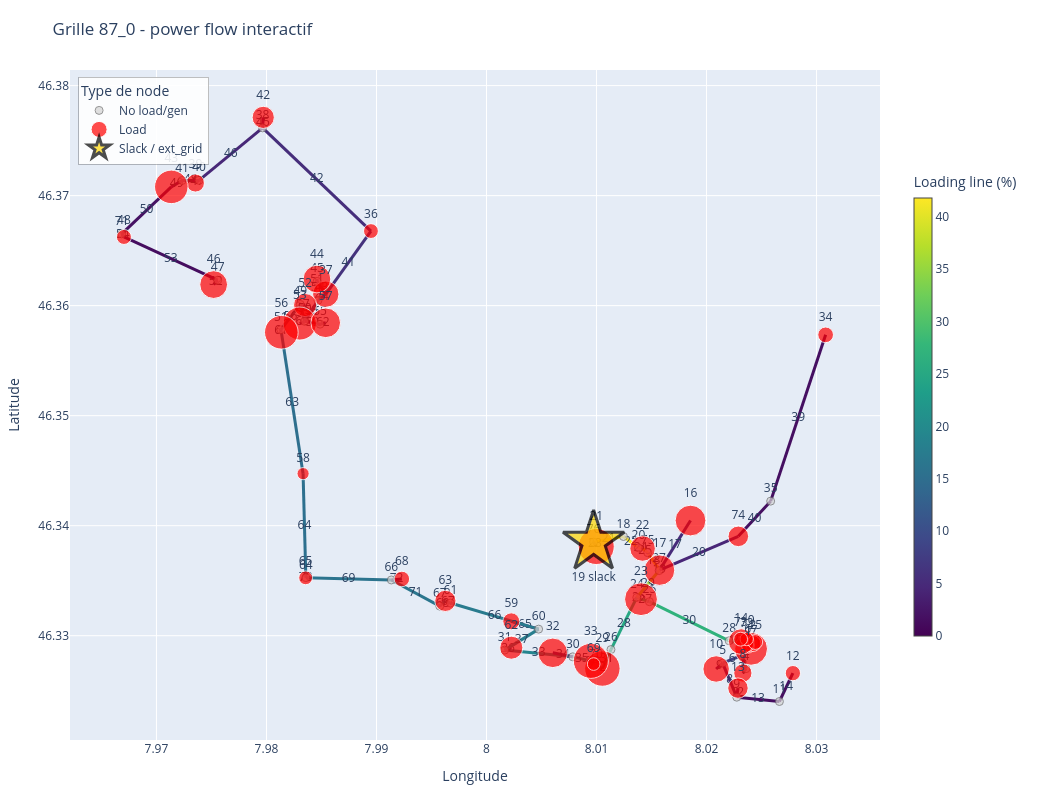

This figure's notebook cell:
### Markdown cell above
# Grille 87_0

Visualisation longitude/latitude avec slack node, loads, generateurs, numeros des nodes, numeros des edges et chargement des lignes apres power flow.

### Code cell
import re
import pandas as pd
import pandapower as pp
import plotly.graph_objects as go
import plotly.io as pio
from plotly.colors import sample_colorscale

pio.renderers.default = "vscode"

grid_file = "/Users/jadlostan/Documents/GitHub/Swiss-PDGs/grids/pandapower_data/MV/87_0_grid.xlsx"
nodes_file = "nodes_valais.csv"
grid_id = "87_0"

net = pp.from_excel(grid_file)
pp.runpp(net)

nodes = pd.read_csv(nodes_file)

def id_to_str(value):
    return str(int(value)) if float(value).is_integer() else str(value)

def node_id_from_bus_name(name):
    match = re.search(r"_node_(.+)$", str(name))
    return match.group(1) if match else None

nodes_grid = nodes[nodes["grid_id"] == grid_id].dropna(subset=["osmid", "longitude", "latitude"]).copy()
nodes_grid["node_id"] = nodes_grid["osmid"].apply(id_to_str)
node_lookup = nodes_grid.drop_duplicates("node_id").set_index("node_id")[["longitude", "latitude"]]

bus_plot = net.bus.copy()
bus_plot["bus_index"] = bus_plot.index
bus_plot["node_id"] = bus_plot["name"].apply(node_id_from_bus_name)
bus_plot = bus_plot.join(node_lookup, on="node_id")
bus_plot = bus_plot.dropna(subset=["longitude", "latitude"]).set_index("bus_index")

load_by_bus = net.load[net.load["in_service"]].groupby("bus")["p_mw"].sum()
gen_by_bus = pd.Series(dtype=float)
if len(net.sgen):
    gen_by_bus = pd.concat([gen_by_bus, net.sgen[net.sgen["in_service"]].groupby("bus")["p_mw"].sum()])
if len(net.gen):
    gen_by_bus = pd.concat([gen_by_bus, net.gen[net.gen["in_service"]].groupby("bus")["p_mw"].sum()])
if len(gen_by_bus):
    gen_by_bus = gen_by_bus.groupby(level=0).sum()

slack_buses = set(net.ext_grid[net.ext_grid["in_service"]]["bus"].astype(int))
ext_grid_by_bus = {}
for ext_idx, ext in net.ext_grid[net.ext_grid["in_service"]].iterrows():
    ext_grid_by_bus[int(ext["bus"])] = (
        float(net.res_ext_grid.loc[ext_idx, "p_mw"]),
        float(net.res_ext_grid.loc[ext_idx, "q_mvar"]),
    )
max_load = max(load_by_bus.max(), 1e-9) if len(load_by_bus) else 1
max_gen = max(gen_by_bus.max(), 1e-9) if len(gen_by_bus) else 1

fig = go.Figure()
max_loading = max(float(net.res_line["loading_percent"].max()), 1)

for line_idx, line in net.line.iterrows():
    from_bus = int(line["from_bus"])
    to_bus = int(line["to_bus"])
    if from_bus not in bus_plot.index or to_bus not in bus_plot.index:
        continue

    x = [bus_plot.loc[from_bus, "longitude"], bus_plot.loc[to_bus, "longitude"]]
    y = [bus_plot.loc[from_bus, "latitude"], bus_plot.loc[to_bus, "latitude"]]
    loading = float(net.res_line.loc[line_idx, "loading_percent"])
    line_color = sample_colorscale("Viridis", loading / max_loading)[0]
    x_mid = (x[0] + x[1]) / 2
    y_mid = (y[0] + y[1]) / 2

    fig.add_trace(
        go.Scatter(
            x=[x[0], x_mid, x[1]],
            y=[y[0], y_mid, y[1]],
            mode="lines+text",
            text=[None, str(line_idx), None],
            textposition="middle center",
            line=dict(color=line_color, width=3),
            customdata=[loading, loading],
            hovertemplate=f"edge {line_idx}<br>loading: {loading:.2f}%<extra></extra>",
            showlegend=False,
        )
    )

# Invisible colorbar trace for the line loading scale.
fig.add_trace(
    go.Scatter(
        x=[None],
        y=[None],
        mode="markers",
        marker=dict(
            colorscale="Viridis",
            cmin=0,
            cmax=max_loading,
            color=[0],
            colorbar=dict(
                title="Loading line (%)",
                x=1.03,
                y=0.50,
                len=0.72,
                thickness=18,
            ),
            showscale=True,
        ),
        hoverinfo="skip",
        showlegend=False,
    )
)

plain = []
loads = []
gens = []
slacks = []

for bus_idx, row in bus_plot.iterrows():
    load = float(load_by_bus.get(bus_idx, 0.0))
    gen = float(gen_by_bus.get(bus_idx, 0.0)) if len(gen_by_bus) else 0.0
    ext_p, ext_q = ext_grid_by_bus.get(bus_idx, (0.0, 0.0))
    item = dict(bus_idx=bus_idx, lon=row["longitude"], lat=row["latitude"], load=load, gen=gen, ext_p=ext_p, ext_q=ext_q)
    if bus_idx in slack_buses:
        slacks.append(item)
    elif gen > 0:
        gens.append(item)
    elif load > 0:
        loads.append(item)
    else:
        plain.append(item)

def add_bus_trace(items, name, color, symbol, size_fn, line_color="white", line_width=1):
    if not items:
        return
    fig.add_trace(
        go.Scatter(
            x=[item["lon"] for item in items],
            y=[item["lat"] for item in items],
            mode="markers+text",
            text=[f"{item['bus_idx']} slack" if name.startswith("Slack") else str(item["bus_idx"]) for item in items],
            textposition="bottom center" if name.startswith("Slack") else "top center",
            marker=dict(
                symbol=symbol,
                size=[size_fn(item) for item in items],
                color=color,
                line=dict(color=line_color, width=line_width),
            ),
            customdata=[[item["bus_idx"], item["load"], item["gen"], item["ext_p"], item["ext_q"]] for item in items],
            hovertemplate=(
                "bus %{customdata[0]}<br>"
                "load: %{customdata[1]:.4f} MW<br>"
                "gen/sgen: %{customdata[2]:.4f} MW<br>"
                "ext_grid P: %{customdata[3]:.4f} MW<br>"
                "ext_grid Q: %{customdata[4]:.4f} Mvar"
                "<extra></extra>"
            ),
            name=name,
        )
    )

add_bus_trace(plain, "No load/gen", "lightgray", "circle", lambda item: 8, line_color="dimgray", line_width=1)
add_bus_trace(loads, "Load", "red", "circle", lambda item: 8 + 28 * item["load"] / max_load, line_color="white", line_width=1)
add_bus_trace(gens, "Generator", "green", "circle", lambda item: 12 + 28 * item["gen"] / max_gen, line_color="white", line_width=1)
add_bus_trace(slacks, "Slack / ext_grid", "gold", "star", lambda item: 46, line_color="black", line_width=3)

fig.update_layout(
    title="Grille 87_0 - power flow interactif",
    width=1050,
    height=800,
    xaxis_title="Longitude",
    yaxis_title="Latitude",
    dragmode="zoom",
    hovermode="closest",
    margin=dict(l=70, r=170, t=70, b=60),
    legend=dict(
        title="Type de node",
        x=0.01,
        y=0.99,
        xanchor="left",
        yanchor="top",
        bgcolor="rgba(255,255,255,0.88)",
        bordercolor="rgba(0,0,0,0.25)",
        borderwidth=1,
    ),
)
fig.update_yaxes(scaleanchor="x", scaleratio=1)
fig.show()

print("Power flow converged:", net.converged)
print("Max line loading (%):", net.res_line["loading_percent"].max())

### Figure 1 — Plotly figure (JSON) as saved in the notebook; plotly's stock layout.template omitted (floating-point values rounded to 4 significant figures; data arrays with more than 128 entries replaced by an {"elided": "..."} marker saying what was removed)
{"data": [{"customdata": [18.63, 18.63], "hovertemplate": "edge 0<br>loading: 18.63%<extra></extra>", "line": {"color": "rgb(38, 130, 142)", "width": 3}, "mode": "lines+text", "showlegend": false, "text": [null, "0", null], "textposition": "middle center", "type": "scatter", "x": [8.024, 8.024, 8.024], "y": [46.33, 46.33, 46.33]}, {"customdata": [3.192, 3.192], "hovertemplate": "edge 1<br>loading: 3.19%<extra></extra>", "line": {"color": "rgb(71, 28, 109)", "width": 3}, "mode": "lines+text", "showlegend": false, "text": [null, "1", null], "textposition": "middle center", "type": "scatter", "x": [8.024, 8.024, 8.024], "y": [46.33, 46.33, 46.33]}, {"customdata": [10.61, 10.61], "hovertemplate": "edge 2<br>loading: 10.61%<extra></extra>", "line": {"color": "rgb(58, 82, 138)", "width": 3}, "mode": "lines+text", "showlegend": false, "text": [null, "2", null], "textposition": "middle center", "type": "scatter", "x": [8.024, 8.024, 8.023], "y": [46.33, 46.33, 46.33]}, {"customdata": [19.65, 19.65], "hovertemplate": "edge 3<br>loading: 19.65%<extra></extra>", "line": {"color": "rgb(36, 136, 141)", "width": 3}, "mode": "lines+text", "showlegend": false, "text": [null, "3", null], "textposition": "middle center", "type": "scatter", "x": [8.024, 8.024, 8.024], "y": [46.33, 46.33, 46.33]}, {"customdata": [1.471, 1.471], "hovertemplate": "edge 4<br>loading: 1.47%<extra></extra>", "line": {"color": "rgb(69, 13, 95)", "width": 3}, "mode": "lines+text", "showlegend": false, "text": [null, "4", null], "textposition": "middle center", "type": "scatter", "x": [8.024, 8.024, 8.024], "y": [46.33, 46.33, 46.33]}, {"customdata": [2.191, 2.191], "hovertemplate": "edge 5<br>loading: 2.19%<extra></extra>", "line": {"color": "rgb(70, 19, 101)", "width": 3}, "mode": "lines+text", "showlegend": false, "text": [null, "5", null], "textposition": "middle center", "type": "scatter", "x": [8.023, 8.023, 8.024], "y": [46.33, 46.33, 46.33]}, {"customdata": [7.982, 7.982], "hovertemplate": "edge 6<br>loading: 7.98%<extra></extra>", "line": {"color": "rgb(65, 64, 132)", "width": 3}, "mode": "lines+text", "showlegend": false, "text": [null, "6", null], "textposition": "middle center", "type": "scatter", "x": [8.023, 8.022, 8.021], "y": [46.33, 46.33, 46.33]}, {"customdata": [2.296, 2.296], "hovertemplate": "edge 7<br>loading: 2.30%<extra></extra>", "line": {"color": "rgb(70, 20, 102)", "width": 3}, "mode": "lines+text", "showlegend": false, "text": [null, "7", null], "textposition": "middle center", "type": "scatter", "x": [8.024, 8.023, 8.023], "y": [46.33, 46.33, 46.33]}, {"customdata": [4.098, 4.098], "hovertemplate": "edge 8<br>loading: 4.10%<extra></extra>", "line": {"color": "rgb(72, 35, 116)", "width": 3}, "mode": "lines+text", "showlegend": false, "text": [null, "8", null], "textposition": "middle center", "type": "scatter", "x": [8.021, 8.022, 8.023], "y": [46.33, 46.33, 46.32]}, {"customdata": [3.96, 3.96], "hovertemplate": "edge 9<br>loading: 3.96%<extra></extra>", "line": {"color": "rgb(71, 34, 115)", "width": 3}, "mode": "lines+text", "showlegend": false, "text": [null, "9", null], "textposition": "middle center", "type": "scatter", "x": [8.021, 8.021, 8.021], "y": [46.33, 46.33, 46.33]}, {"customdata": [21.67, 21.67], "hovertemplate": "edge 10<br>loading: 21.67%<extra></extra>", "line": {"color": "rgb(33, 149, 139)", "width": 3}, "mode": "lines+text", "showlegend": false, "text": [null, "10", null], "textposition": "middle center", "type": "scatter", "x": [8.024, 8.023, 8.023], "y": [46.33, 46.33, 46.33]}, {"customdata": [1.473, 1.473], "hovertemplate": "edge 11<br>loading: 1.47%<extra></extra>", "line": {"color": "rgb(69, 13, 95)", "width": 3}, "mode": "lines+text", "showlegend": false, "text": [null, "11", null], "textposition": "middle center", "type": "scatter", "x": [8.024, 8.024, 8.024], "y": [46.33, 46.33, 46.33]}, {"customdata": [2.796, 2.796], "hovertemplate": "edge 12<br>loading: 2.80%<extra></extra>", "line": {"color": "rgb(70, 24, 106)", "width": 3}, "mode": "lines+text", "showlegend": false, "text": [null, "12", null], "textposition": "middle center", "type": "scatter", "x": [8.023, 8.023, 8.023], "y": [46.32, 46.32, 46.33]}, {"customdata": [1.519, 1.519], "hovertemplate": "edge 13<br>loading: 1.52%<extra></extra>", "line": {"color": "rgb(69, 14, 96)", "width": 3}, "mode": "lines+text", "showlegend": false, "text": [null, "13", null], "textposition": "middle center", "type": "scatter", "x": [8.023, 8.025, 8.027], "y": [46.32, 46.32, 46.32]}, {"customdata": [1.558, 1.558], "hovertemplate": "edge 14<br>loading: 1.56%<extra></extra>", "line": {"color": "rgb(69, 14, 96)", "width": 3}, "mode": "lines+text", "showlegend": false, "text": [null, "14", null], "textposition": "middle center", "type": "scatter", "x": [8.027, 8.027, 8.028], "y": [46.32, 46.33, 46.33]}, {"customdata": [2.411, 2.411], "hovertemplate": "edge 15<br>loading: 2.41%<extra></extra>", "line": {"color": "rgb(70, 21, 103)", "width": 3}, "mode": "lines+text", "showlegend": false, "text": [null, "15", null], "textposition": "middle center", "type": "scatter", "x": [8.023, 8.023, 8.023], "y": [46.33, 46.33, 46.33]}, {"customdata": [26.87, 26.87], "hovertemplate": "edge 16<br>loading: 26.87%<extra></extra>", "line": {"color": "rgb(48, 178, 124)", "width": 3}, "mode": "lines+text", "showlegend": false, "text": [null, "16", null], "textposition": "middle center", "type": "scatter", "x": [8.023, 8.023, 8.022], "y": [46.33, 46.33, 46.33]}, {"customdata": [5.085, 5.085], "hovertemplate": "edge 17<br>loading: 5.08%<extra></extra>", "line": {"color": "rgb(71, 43, 122)", "width": 3}, "mode": "lines+text", "showlegend": false, "text": [null, "17", null], "textposition": "middle center", "type": "scatter", "x": [8.019, 8.017, 8.016], "y": [46.34, 46.34, 46.34]}, {"customdata": [40.08, 40.08], "hovertemplate": "edge 18<br>loading: 40.08%<extra></extra>", "line": {"color": "rgb(226, 228, 39)", "width": 3}, "mode": "lines+text", "showlegend": false, "text": [null, "18", null], "textposition": "middle center", "type": "scatter", "x": [8.016, 8.015, 8.015], "y": [46.34, 46.34, 46.34]}, {"customdata": [35.74, 35.74], "hovertemplate": "edge 19<br>loading: 35.74%<extra></extra>", "line": {"color": "rgb(159, 217, 57)", "width": 3}, "mode": "lines+text", "showlegend": false, "text": [null, "19", null], "textposition": "middle center", "type": "scatter", "x": [8.016, 8.016, 8.016], "y": [46.34, 46.34, 46.34]}, {"customdata": [4.453, 4.453], "hovertemplate": "edge 20<br>loading: 4.45%<extra></extra>", "line": {"color": "rgb(72, 38, 119)", "width": 3}, "mode": "lines+text", "showlegend": false, "text": [null, "20", null], "textposition": "middle center", "type": "scatter", "x": [8.016, 8.019, 8.023], "y": [46.34, 46.34, 46.34]}, {"customdata": [41.77, 41.77], "hovertemplate": "edge 21<br>loading: 41.77%<extra></extra>", "line": {"color": "rgb(252, 231, 37)", "width": 3}, "mode": "lines+text", "showlegend": false, "text": [null, "21", null], "textposition": "middle center", "type": "scatter", "x": [8.012, 8.011, 8.01], "y": [46.34, 46.34, 46.34]}, {"customdata": [41.8, 41.8], "hovertemplate": "edge 22<br>loading: 41.80%<extra></extra>", "line": {"color": "rgb(253, 231, 37)", "width": 3}, "mode": "lines+text", "showlegend": false, "text": [null, "22", null], "textposition": "middle center", "type": "scatter", "x": [8.012, 8.013, 8.014], "y": [46.34, 46.34, 46.34]}, {"customdata": [5.951, 5.951], "hovertemplate": "edge 23<br>loading: 5.95%<extra></extra>", "line": {"color": "rgb(69, 49, 125)", "width": 3}, "mode": "lines+text", "showlegend": false, "text": [null, "23", null], "textposition": "middle center", "type": "scatter", "x": [8.01, 8.01, 8.01], "y": [46.34, 46.34, 46.34]}, {"customdata": [41.8, 41.8], "hovertemplate": "edge 24<br>loading: 41.80%<extra></extra>", "line": {"color": "rgb(253, 231, 37)", "width": 3}, "mode": "lines+text", "showlegend": false, "text": [null, "24", null], "textposition": "middle center", "type": "scatter", "x": [8.014, 8.014, 8.014], "y": [46.34, 46.34, 46.34]}, {"customdata": [40.52, 40.52], "hovertemplate": "edge 25<br>loading: 40.52%<extra></extra>", "line": {"color": "rgb(233, 229, 39)", "width": 3}, "mode": "lines+text", "showlegend": false, "text": [null, "25", null], "textposition": "middle center", "type": "scatter", "x": [8.014, 8.014, 8.015], "y": [46.34, 46.34, 46.34]}, {"customdata": [31.98, 31.98], "hovertemplate": "edge 26<br>loading: 31.98%<extra></extra>", "line": {"color": "rgb(103, 203, 92)", "width": 3}, "mode": "lines+text", "showlegend": false, "text": [null, "26", null], "textposition": "middle center", "type": "scatter", "x": [8.014, 8.014, 8.014], "y": [46.33, 46.33, 46.33]}, {"customdata": [26.69, 26.69], "hovertemplate": "edge 27<br>loading: 26.69%<extra></extra>", "line": {"color": "rgb(47, 177, 125)", "width": 3}, "mode": "lines+text", "showlegend": false, "text": [null, "27", null], "textposition": "middle center", "type": "scatter", "x": [8.014, 8.014, 8.015], "y": [46.33, 46.33, 46.33]}, {"customdata": [24.83, 24.83], "hovertemplate": "edge 28<br>loading: 24.83%<extra></extra>", "line": {"color": "rgb(39, 167, 131)", "width": 3}, "mode": "lines+text", "showlegend": false, "text": [null, "28", null], "textposition": "middle center", "type": "scatter", "x": [8.014, 8.012, 8.011], "y": [46.33, 46.33, 46.33]}, {"customdata": [35.78, 35.78], "hovertemplate": "edge 29<br>loading: 35.78%<extra></extra>", "line": {"color": "rgb(160, 217, 56)", "width": 3}, "mode": "lines+text", "showlegend": false, "text": [null, "29", null], "textposition": "middle center", "type": "scatter", "x": [8.014, 8.015, 8.016], "y": [46.33, 46.33, 46.34]}, {"customdata": [26.86, 26.86], "hovertemplate": "edge 30<br>loading: 26.86%<extra></extra>", "line": {"color": "rgb(48, 178, 124)", "width": 3}, "mode": "lines+text", "showlegend": false, "text": [null, "30", null], "textposition": "middle center", "type": "scatter", "x": [8.015, 8.018, 8.022], "y": [46.33, 46.33, 46.33]}, {"customdata": [24.56, 24.56], "hovertemplate": "edge 31<br>loading: 24.56%<extra></extra>", "line": {"color": "rgb(37, 165, 132)", "width": 3}, "mode": "lines+text", "showlegend": false, "text": [null, "31", null], "textposition": "middle center", "type": "scatter", "x": [8.011, 8.011, 8.011], "y": [46.33, 46.33, 46.33]}, {"customdata": [22.82, 22.82], "hovertemplate": "edge 32<br>loading: 22.82%<extra></extra>", "line": {"color": "rgb(32, 156, 137)", "width": 3}, "mode": "lines+text", "showlegend": false, "text": [null, "32", null], "textposition": "middle center", "type": "scatter", "x": [8.011, 8.01, 8.01], "y": [46.33, 46.33, 46.33]}, {"customdata": [18.98, 18.98], "hovertemplate": "edge 33<br>loading: 18.98%<extra></extra>", "line": {"color": "rgb(37, 132, 142)", "width": 3}, "mode": "lines+text", "showlegend": false, "text": [null, "33", null], "textposition": "middle center", "type": "scatter", "x": [8.008, 8.005, 8.002], "y": [46.33, 46.33, 46.33]}, {"customdata": [4.827, 4.827], "hovertemplate": "edge 34<br>loading: 4.83%<extra></extra>", "line": {"color": "rgb(72, 41, 121)", "width": 3}, "mode": "lines+text", "showlegend": false, "text": [null, "34", null], "textposition": "middle center", "type": "scatter", "x": [8.008, 8.007, 8.006], "y": [46.33, 46.33, 46.33]}, {"customdata": [20.27, 20.27], "hovertemplate": "edge 35<br>loading: 20.27%<extra></extra>", "line": {"color": "rgb(35, 140, 140)", "width": 3}, "mode": "lines+text", "showlegend": false, "text": [null, "35", null], "textposition": "middle center", "type": "scatter", "x": [8.008, 8.009, 8.009], "y": [46.33, 46.33, 46.33]}, {"customdata": [3.225, 3.225], "hovertemplate": "edge 36<br>loading: 3.23%<extra></extra>", "line": {"color": "rgb(71, 28, 109)", "width": 3}, "mode": "lines+text", "showlegend": false, "text": [null, "36", null], "textposition": "middle center", "type": "scatter", "x": [8.002, 8.002, 8.002], "y": [46.33, 46.33, 46.33]}, {"customdata": [17.94, 17.94], "hovertemplate": "edge 37<br>loading: 17.94%<extra></extra>", "line": {"color": "rgb(40, 126, 142)", "width": 3}, "mode": "lines+text", "showlegend": false, "text": [null, "37", null], "textposition": "middle center", "type": "scatter", "x": [8.002, 8.003, 8.005], "y": [46.33, 46.33, 46.33]}, {"customdata": [22.48, 22.48], "hovertemplate": "edge 38<br>loading: 22.48%<extra></extra>", "line": {"color": "rgb(32, 154, 138)", "width": 3}, "mode": "lines+text", "showlegend": false, "text": [null, "38", null], "textposition": "middle center", "type": "scatter", "x": [8.009, 8.01, 8.01], "y": [46.33, 46.33, 46.33]}, {"customdata": [1.717, 1.717], "hovertemplate": "edge 39<br>loading: 1.72%<extra></extra>", "line": {"color": "rgb(69, 15, 97)", "width": 3}, "mode": "lines+text", "showlegend": false, "text": [null, "39", null], "textposition": "middle center", "type": "scatter", "x": [8.031, 8.028, 8.026], "y": [46.36, 46.35, 46.34]}, {"customdata": [1.627, 1.627], "hovertemplate": "edge 40<br>loading: 1.63%<extra></extra>", "line": {"color": "rgb(69, 15, 97)", "width": 3}, "mode": "lines+text", "showlegend": false, "text": [null, "40", null], "textposition": "middle center", "type": "scatter", "x": [8.026, 8.024, 8.023], "y": [46.34, 46.34, 46.34]}, {"customdata": [6.022, 6.022], "hovertemplate": "edge 41<br>loading: 6.02%<extra></extra>", "line": {"color": "rgb(69, 50, 125)", "width": 3}, "mode": "lines+text", "showlegend": false, "text": [null, "41", null], "textposition": "middle center", "type": "scatter", "x": [7.989, 7.987, 7.985], "y": [46.37, 46.36, 46.36]}, {"customdata": [5.523, 5.523], "hovertemplate": "edge 42<br>loading: 5.52%<extra></extra>", "line": {"color": "rgb(70, 46, 123)", "width": 3}, "mode": "lines+text", "showlegend": false, "text": [null, "42", null], "textposition": "middle center", "type": "scatter", "x": [7.989, 7.985, 7.98], "y": [46.37, 46.37, 46.38]}, {"customdata": [4.454, 4.454], "hovertemplate": "edge 43<br>loading: 4.45%<extra></extra>", "line": {"color": "rgb(72, 38, 119)", "width": 3}, "mode": "lines+text", "showlegend": false, "text": [null, "43", null], "textposition": "middle center", "type": "scatter", "x": [7.985, 7.985, 7.985], "y": [46.36, 46.36, 46.36]}, {"customdata": [8.918, 8.918], "hovertemplate": "edge 44<br>loading: 8.92%<extra></extra>", "line": {"color": "rgb(63, 70, 136)", "width": 3}, "mode": "lines+text", "showlegend": false, "text": [null, "44", null], "textposition": "middle center", "type": "scatter", "x": [7.985, 7.985, 7.985], "y": [46.36, 46.36, 46.36]}, {"customdata": [3.073, 3.073], "hovertemplate": "edge 45<br>loading: 3.07%<extra></extra>", "line": {"color": "rgb(71, 27, 108)", "width": 3}, "mode": "lines+text", "showlegend": false, "text": [null, "45", null], "textposition": "middle center", "type": "scatter", "x": [7.98, 7.98, 7.98], "y": [46.38, 46.38, 46.38]}, {"customdata": [4.614, 4.614], "hovertemplate": "edge 46<br>loading: 4.61%<extra></extra>", "line": {"color": "rgb(72, 40, 120)", "width": 3}, "mode": "lines+text", "showlegend": false, "text": [null, "46", null], "textposition": "middle center", "type": "scatter", "x": [7.98, 7.977, 7.974], "y": [46.38, 46.37, 46.37]}, {"customdata": [2.286, 2.286], "hovertemplate": "edge 47<br>loading: 2.29%<extra></extra>", "line": {"color": "rgb(70, 20, 102)", "width": 3}, "mode": "lines+text", "showlegend": false, "text": [null, "47", null], "textposition": "middle center", "type": "scatter", "x": [7.974, 7.974, 7.974], "y": [46.37, 46.37, 46.37]}, {"customdata": [3.876, 3.876], "hovertemplate": "edge 48<br>loading: 3.88%<extra></extra>", "line": {"color": "rgb(71, 34, 114)", "width": 3}, "mode": "lines+text", "showlegend": false, "text": [null, "48", null], "textposition": "middle center", "type": "scatter", "x": [7.974, 7.973, 7.972], "y": [46.37, 46.37, 46.37]}, {"customdata": [3.891, 3.891], "hovertemplate": "edge 49<br>loading: 3.89%<extra></extra>", "line": {"color": "rgb(71, 34, 114)", "width": 3}, "mode": "lines+text", "showlegend": false, "text": [null, "49", null], "textposition": "middle center", "type": "scatter", "x": [7.972, 7.972, 7.971], "y": [46.37, 46.37, 46.37]}, {"customdata": [1.969, 1.969], "hovertemplate": "edge 50<br>loading: 1.97%<extra></extra>", "line": {"color": "rgb(70, 18, 99)", "width": 3}, "mode": "lines+text", "showlegend": false, "text": [null, "50", null], "textposition": "middle center", "type": "scatter", "x": [7.971, 7.969, 7.967], "y": [46.37, 46.37, 46.37]}, {"customdata": [4.255, 4.255], "hovertemplate": "edge 51<br>loading: 4.25%<extra></extra>", "line": {"color": "rgb(72, 37, 117)", "width": 3}, "mode": "lines+text", "showlegend": false, "text": [null, "51", null], "textposition": "middle center", "type": "scatter", "x": [7.985, 7.985, 7.985], "y": [46.36, 46.36, 46.36]}, {"customdata": [2.689, 2.689], "hovertemplate": "edge 52<br>loading: 2.69%<extra></extra>", "line": {"color": "rgb(70, 24, 105)", "width": 3}, "mode": "lines+text", "showlegend": false, "text": [null, "52", null], "textposition": "middle center", "type": "scatter", "x": [7.975, 7.975, 7.976], "y": [46.36, 46.36, 46.36]}, {"customdata": [1.459, 1.459], "hovertemplate": "edge 53<br>loading: 1.46%<extra></extra>", "line": {"color": "rgb(69, 13, 95)", "width": 3}, "mode": "lines+text", "showlegend": false, "text": [null, "53", null], "textposition": "middle center", "type": "scatter", "x": [7.976, 7.971, 7.967], "y": [46.36, 46.36, 46.37]}, {"customdata": [1.994, 1.994], "hovertemplate": "edge 54<br>loading: 1.99%<extra></extra>", "line": {"color": "rgb(70, 18, 99)", "width": 3}, "mode": "lines+text", "showlegend": false, "text": [null, "54", null], "textposition": "middle center", "type": "scatter", "x": [7.967, 7.967, 7.967], "y": [46.37, 46.37, 46.37]}, {"customdata": [12.33, 12.33], "hovertemplate": "edge 55<br>loading: 12.33%<extra></extra>", "line": {"color": "rgb(53, 93, 140)", "width": 3}, "mode": "lines+text", "showlegend": false, "text": [null, "55", null], "textposition": "middle center", "type": "scatter", "x": [7.983, 7.983, 7.983], "y": [46.36, 46.36, 46.36]}, {"customdata": [13.43, 13.43], "hovertemplate": "edge 56<br>loading: 13.43%<extra></extra>", "line": {"color": "rgb(50, 101, 141)", "width": 3}, "mode": "lines+text", "showlegend": false, "text": [null, "56", null], "textposition": "middle center", "type": "scatter", "x": [7.983, 7.982, 7.981], "y": [46.36, 46.36, 46.36]}, {"customdata": [3.425, 3.425], "hovertemplate": "edge 57<br>loading: 3.43%<extra></extra>", "line": {"color": "rgb(71, 30, 111)", "width": 3}, "mode": "lines+text", "showlegend": false, "text": [null, "57", null], "textposition": "middle center", "type": "scatter", "x": [7.983, 7.983, 7.984], "y": [46.36, 46.36, 46.36]}, {"customdata": [8.908, 8.908], "hovertemplate": "edge 58<br>loading: 8.91%<extra></extra>", "line": {"color": "rgb(63, 70, 136)", "width": 3}, "mode": "lines+text", "showlegend": false, "text": [null, "58", null], "textposition": "middle center", "type": "scatter", "x": [7.983, 7.984, 7.985], "y": [46.36, 46.36, 46.36]}, {"customdata": [1.613, 1.613], "hovertemplate": "edge 59<br>loading: 1.61%<extra></extra>", "line": {"color": "rgb(69, 15, 96)", "width": 3}, "mode": "lines+text", "showlegend": false, "text": [null, "59", null], "textposition": "middle center", "type": "scatter", "x": [7.983, 7.984, 7.985], "y": [46.36, 46.36, 46.36]}, {"customdata": [5.423, 5.423], "hovertemplate": "edge 60<br>loading: 5.42%<extra></extra>", "line": {"color": "rgb(70, 46, 123)", "width": 3}, "mode": "lines+text", "showlegend": false, "text": [null, "60", null], "textposition": "middle center", "type": "scatter", "x": [7.983, 7.983, 7.983], "y": [46.36, 46.36, 46.36]}, {"customdata": [13.39, 13.39], "hovertemplate": "edge 61<br>loading: 13.39%<extra></extra>", "line": {"color": "rgb(51, 100, 141)", "width": 3}, "mode": "lines+text", "showlegend": false, "text": [null, "61", null], "textposition": "middle center", "type": "scatter", "x": [7.981, 7.981, 7.981], "y": [46.36, 46.36, 46.36]}, {"customdata": [4.899, 4.899], "hovertemplate": "edge 62<br>loading: 4.90%<extra></extra>", "line": {"color": "rgb(71, 42, 121)", "width": 3}, "mode": "lines+text", "showlegend": false, "text": [null, "62", null], "textposition": "middle center", "type": "scatter", "x": [7.985, 7.985, 7.985], "y": [46.36, 46.36, 46.36]}, {"customdata": [15.13, 15.13], "hovertemplate": "edge 63<br>loading: 15.13%<extra></extra>", "line": {"color": "rgb(46, 111, 142)", "width": 3}, "mode": "lines+text", "showlegend": false, "text": [null, "63", null], "textposition": "middle center", "type": "scatter", "x": [7.981, 7.982, 7.983], "y": [46.36, 46.35, 46.34]}, {"customdata": [15.43, 15.43], "hovertemplate": "edge 64<br>loading: 15.43%<extra></extra>", "line": {"color": "rgb(45, 112, 142)", "width": 3}, "mode": "lines+text", "showlegend": false, "text": [null, "64", null], "textposition": "middle center", "type": "scatter", "x": [7.983, 7.983, 7.984], "y": [46.34, 46.34, 46.34]}, {"customdata": [2.01, 2.01], "hovertemplate": "edge 65<br>loading: 2.01%<extra></extra>", "line": {"color": "rgb(70, 18, 100)", "width": 3}, "mode": "lines+text", "showlegend": false, "text": [null, "65", null], "textposition": "middle center", "type": "scatter", "x": [8.002, 8.003, 8.005], "y": [46.33, 46.33, 46.33]}, {"customdata": [17.37, 17.37], "hovertemplate": "edge 66<br>loading: 17.37%<extra></extra>", "line": {"color": "rgb(41, 123, 142)", "width": 3}, "mode": "lines+text", "showlegend": false, "text": [null, "66", null], "textposition": "middle center", "type": "scatter", "x": [8.005, 8.001, 7.997], "y": [46.33, 46.33, 46.33]}, {"customdata": [17.37, 17.37], "hovertemplate": "edge 67<br>loading: 17.37%<extra></extra>", "line": {"color": "rgb(41, 123, 142)", "width": 3}, "mode": "lines+text", "showlegend": false, "text": [null, "67", null], "textposition": "middle center", "type": "scatter", "x": [7.997, 7.996, 7.996], "y": [46.33, 46.33, 46.33]}, {"customdata": [16.4, 16.4], "hovertemplate": "edge 68<br>loading: 16.40%<extra></extra>", "line": {"color": "rgb(43, 118, 142)", "width": 3}, "mode": "lines+text", "showlegend": false, "text": [null, "68", null], "textposition": "middle center", "type": "scatter", "x": [7.996, 7.996, 7.996], "y": [46.33, 46.33, 46.33]}, {"customdata": [16.02, 16.02], "hovertemplate": "edge 69<br>loading: 16.02%<extra></extra>", "line": {"color": "rgb(44, 116, 142)", "width": 3}, "mode": "lines+text", "showlegend": false, "text": [null, "69", null], "textposition": "middle center", "type": "scatter", "x": [7.984, 7.987, 7.991], "y": [46.34, 46.34, 46.34]}, {"customdata": [1.247, 1.247], "hovertemplate": "edge 70<br>loading: 1.25%<extra></extra>", "line": {"color": "rgb(69, 11, 94)", "width": 3}, "mode": "lines+text", "showlegend": false, "text": [null, "70", null], "textposition": "middle center", "type": "scatter", "x": [7.984, 7.984, 7.984], "y": [46.34, 46.34, 46.34]}, {"customdata": [16.5, 16.5], "hovertemplate": "edge 71<br>loading: 16.50%<extra></extra>", "line": {"color": "rgb(43, 118, 142)", "width": 3}, "mode": "lines+text", "showlegend": false, "text": [null, "71", null], "textposition": "middle center", "type": "scatter", "x": [7.991, 7.994, 7.996], "y": [46.34, 46.33, 46.33]}, {"customdata": [1.619, 1.619], "hovertemplate": "edge 72<br>loading: 1.62%<extra></extra>", "line": {"color": "rgb(69, 15, 97)", "width": 3}, "mode": "lines+text", "showlegend": false, "text": [null, "72", null], "textposition": "middle center", "type": "scatter", "x": [7.991, 7.992, 7.992], "y": [46.34, 46.34, 46.34]}, {"customdata": [22.83, 22.83], "hovertemplate": "edge 73<br>loading: 22.83%<extra></extra>", "line": {"color": "rgb(32, 156, 137)", "width": 3}, "mode": "lines+text", "showlegend": false, "text": [null, "73", null], "textposition": "middle center", "type": "scatter", "x": [8.01, 8.01, 8.01], "y": [46.33, 46.33, 46.33]}, {"customdata": [1.202, 1.202], "hovertemplate": "edge 74<br>loading: 1.20%<extra></extra>", "line": {"color": "rgb(69, 11, 93)", "width": 3}, "mode": "lines+text", "showlegend": false, "text": [null, "74", null], "textposition": "middle center", "type": "scatter", "x": [8.024, 8.023, 8.023], "y": [46.33, 46.33, 46.33]}, {"hoverinfo": "skip", "marker": {"cmax": 41.8, "cmin": 0, "color": [0], "colorbar": {"len": 0.72, "thickness": 18, "title": {"text": "Loading line (%)"}, "x": 1.03, "y": 0.5}, "colorscale": [[0, "#440154"], [0.1111, "#482878"], [0.2222, "#3e4989"], [0.3333, "#31688e"], [0.4444, "#26828e"], [0.5556, "#1f9e89"], [0.6667, "#35b779"], [0.7778, "#6ece58"], [0.8889, "#b5de2b"], [1, "#fde725"]], "showscale": true}, "mode": "markers", "showlegend": false, "type": "scatter", "x": [null], "y": [null]}, {"customdata": {"elided": "35x5 int values"}, "hovertemplate": "bus %{customdata[0]}<br>load: %{customdata[1]:.4f} MW<br>gen/sgen: %{customdata[2]:.4f} MW<br>ext_grid P: %{customdata[3]:.4f} MW<br>ext_grid Q: %{customdata[4]:.4f} Mvar<extra></extra>", "marker": {"color": "lightgray", "line": {"color": "dimgray", "width": 1}, "size": [8, 8, 8, 8, 8, 8, 8, 8, 8, 8, 8, 8, 8, 8, 8, 8, 8, 8, 8, 8, 8, 8, 8, 8, 8, 8, 8, 8, 8, 8, 8, 8, 8, 8, 8], "symbol": "circle"}, "mode": "markers+text", "name": "No load/gen", "text": ["3", "4", "5", "7", "9", "11", "18", "20", "24", "25", "26", "27", "28", "30", "31", "35", "38", "40", "41", "45", "47", "49", "50", "51", "54", "55", "60", "61", "64", "66", "67", "70", "71", "75", "76"], "textposition": "top center", "type": "scatter", "x": [8.023, 8.024, 8.021, 8.024, 8.023, 8.027, 8.012, 8.014, 8.014, 8.015, 8.011, 8.016, 8.022, 8.008, 8.002, 8.026, 7.98, 7.974, 7.972, 7.985, 7.976, 7.983, 7.983, 7.981, 7.985, 7.985, 8.005, 7.997, 7.984, 7.991, 7.996, 8.01, 7.967, 8.015, 8.01], "y": [46.33, 46.33, 46.33, 46.33, 46.32, 46.32, 46.34, 46.34, 46.33, 46.33, 46.33, 46.34, 46.33, 46.33, 46.33, 46.34, 46.38, 46.37, 46.37, 46.36, 46.36, 46.36, 46.36, 46.36, 46.36, 46.36, 46.33, 46.33, 46.34, 46.34, 46.33, 46.33, 46.37, 46.34, 46.34]}, {"customdata": {"elided": "41x5 float values"}, "hovertemplate": "bus %{customdata[0]}<br>load: %{customdata[1]:.4f} MW<br>gen/sgen: %{customdata[2]:.4f} MW<br>ext_grid P: %{customdata[3]:.4f} MW<br>ext_grid Q: %{customdata[4]:.4f} Mvar<extra></extra>", "marker": {"color": "red", "line": {"color": "white", "width": 1}, "size": [32.88, 12.75, 16.04, 12.84, 18.23, 26.48, 15.27, 20.46, 25.68, 14.88, 30.76, 30.52, 36, 25.54, 32.83, 35.44, 29.55, 35.06, 15.68, 14.82, 26.36, 18.08, 22.21, 33.5, 27.7, 27.76, 14.99, 23.14, 33.11, 33.63, 29.65, 12.18, 16.96, 23.07, 21.22, 13.81, 15.55, 12.71, 13.36, 13.91, 20.59], "symbol": "circle"}, "mode": "markers+text", "name": "Load", "text": ["0", "1", "2", "6", "8", "10", "12", "13", "14", "15", "16", "17", "21", "22", "23", "29", "32", "33", "34", "36", "37", "39", "42", "43", "44", "46", "48", "52", "53", "56", "57", "58", "59", "62", "63", "65", "68", "69", "72", "73", "74"], "textposition": "top center", "type": "scatter", "x": [8.024, 8.024, 8.024, 8.024, 8.023, 8.021, 8.028, 8.023, 8.023, 8.024, 8.019, 8.016, 8.01, 8.014, 8.014, 8.011, 8.006, 8.009, 8.031, 7.989, 7.985, 7.974, 7.98, 7.971, 7.985, 7.975, 7.967, 7.984, 7.983, 7.981, 7.985, 7.983, 8.002, 8.002, 7.996, 7.984, 7.992, 8.01, 8.024, 8.023, 8.023], "y": [46.33, 46.33, 46.33, 46.33, 46.33, 46.33, 46.33, 46.33, 46.33, 46.33, 46.34, 46.34, 46.34, 46.34, 46.33, 46.33, 46.33, 46.33, 46.36, 46.37, 46.36, 46.37, 46.38, 46.37, 46.36, 46.36, 46.37, 46.36, 46.36, 46.36, 46.36, 46.34, 46.33, 46.33, 46.33, 46.34, 46.34, 46.33, 46.33, 46.33, 46.34]}, {"customdata": [[19, 0, 0, 8.933, 3.761]], "hovertemplate": "bus %{customdata[0]}<br>load: %{customdata[1]:.4f} MW<br>gen/sgen: %{customdata[2]:.4f} MW<br>ext_grid P: %{customdata[3]:.4f} MW<br>ext_grid Q: %{customdata[4]:.4f} Mvar<extra></extra>", "marker": {"color": "gold", "line": {"color": "black", "width": 3}, "size": [46], "symbol": "star"}, "mode": "markers+text", "name": "Slack / ext_grid", "text": ["19 slack"], "textposition": "bottom center", "type": "scatter", "x": [8.01], "y": [46.34]}], "layout": {"dragmode": "zoom", "height": 800, "hovermode": "closest", "legend": {"bgcolor": "rgba(255,255,255,0.88)", "bordercolor": "rgba(0,0,0,0.25)", "borderwidth": 1, "title": {"text": "Type de node"}, "x": 0.01, "xanchor": "left", "y": 0.99, "yanchor": "top"}, "margin": {"b": 60, "l": 70, "r": 170, "t": 70}, "title": {"text": "Grille 87_0 - power flow interactif"}, "width": 1050, "xaxis": {"title": {"text": "Longitude"}}, "yaxis": {"scaleanchor": "x", "scaleratio": 1, "title": {"text": "Latitude"}}}}
